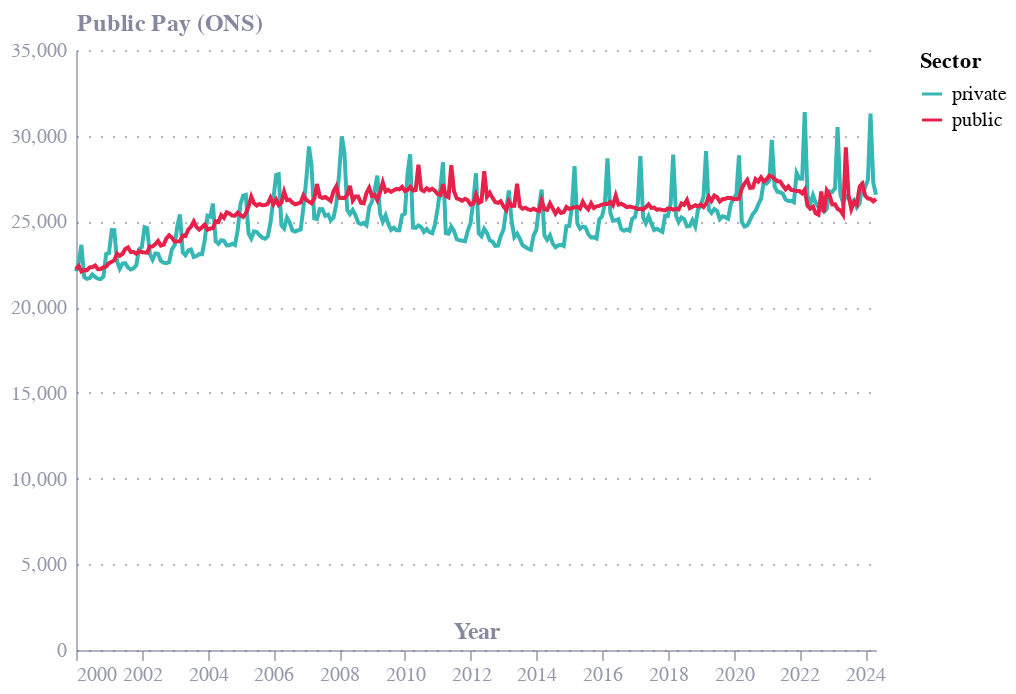

The notebook cell saved with this chart:
### Code cell
df = pd.read_csv("public_pay_ons_data.csv")
df = df.drop_duplicates(subset=['year2', 'sector'])

df = df.rename(columns={"year2": "date", "sector": "series", "real_annual": "value"})

### Figure 1 — Vega-Lite specification as saved in the notebook (floating-point values rounded to 4 significant figures; data arrays with more than 128 entries replaced by an {"elided": "..."} marker saying what was removed)
{"config": {"font": "Circular Std", "mark": {"line": {"interpolate": "monotone"}}, "view": {"stroke": "transparent", "width": 400, "height": 300}, "range": {"category": ["#36B7B4", "#E6224B", "#F4C245", "#0063AF", "#00A767", "#179FDB", "#EB5C2E"], "diverging": ["#E6224B", "#E54753", "#C9C9C9", "#179FDB", "#122B39"], "heatmap": ["#C9C9C9", "#179FDB", "#0063AF", "#122B39"], "ordinal": ["#00A767", "#36B7B4", "#179FDB", "#0063AF", "#243B5A"]}, "axisX": {"domainColor": "#676A86", "domainOpacity": 0.5, "grid": false, "labelAngle": 0, "labelColor": "#676A86", "labelOpacity": 0.7, "orient": "bottom", "tickColor": "#676A86", "tickCount": 10, "tickOpacity": 0.5, "title": false, "titleAlign": "center", "titleAnchor": "middle", "titleColor": "#676A86", "titleFontSize": 12, "titleOpacity": 0.8, "titleY": -15}, "axisY": {"domainColor": "#676A86", "domainOpacity": 0.5, "gridColor": "#676A86", "gridDash": [1, 5], "gridOpacity": 0.5, "labelColor": "#676A86", "labelOpacity": 0.7, "labelPadding": 5, "tickColor": "#676A86", "tickCount": 8, "tickOpacity": 0.5, "ticks": false, "titleAlign": "left", "titleAngle": 0, "titleBaseline": "bottom", "titleColor": "#676A86", "titleFontSize": 12, "titleOpacity": 0.8, "titleX": 0, "titleY": -7}}, "data": {"name": "data-a57a2377e9f743bfc6df580d64d75ed3"}, "mark": {"type": "line"}, "encoding": {"color": {"field": "series", "legend": {"title": "Sector"}, "type": "nominal"}, "x": {"axis": {"title": "Year"}, "field": "date", "type": "temporal"}, "y": {"axis": {"title": "Public Pay (ONS)"}, "field": "value", "type": "quantitative"}}, "$schema": "https://vega.github.io/schema/vega-lite/v5.8.0.json", "datasets": {"data-a57a2377e9f743bfc6df580d64d75ed3": {"elided": "586 records"}}}
